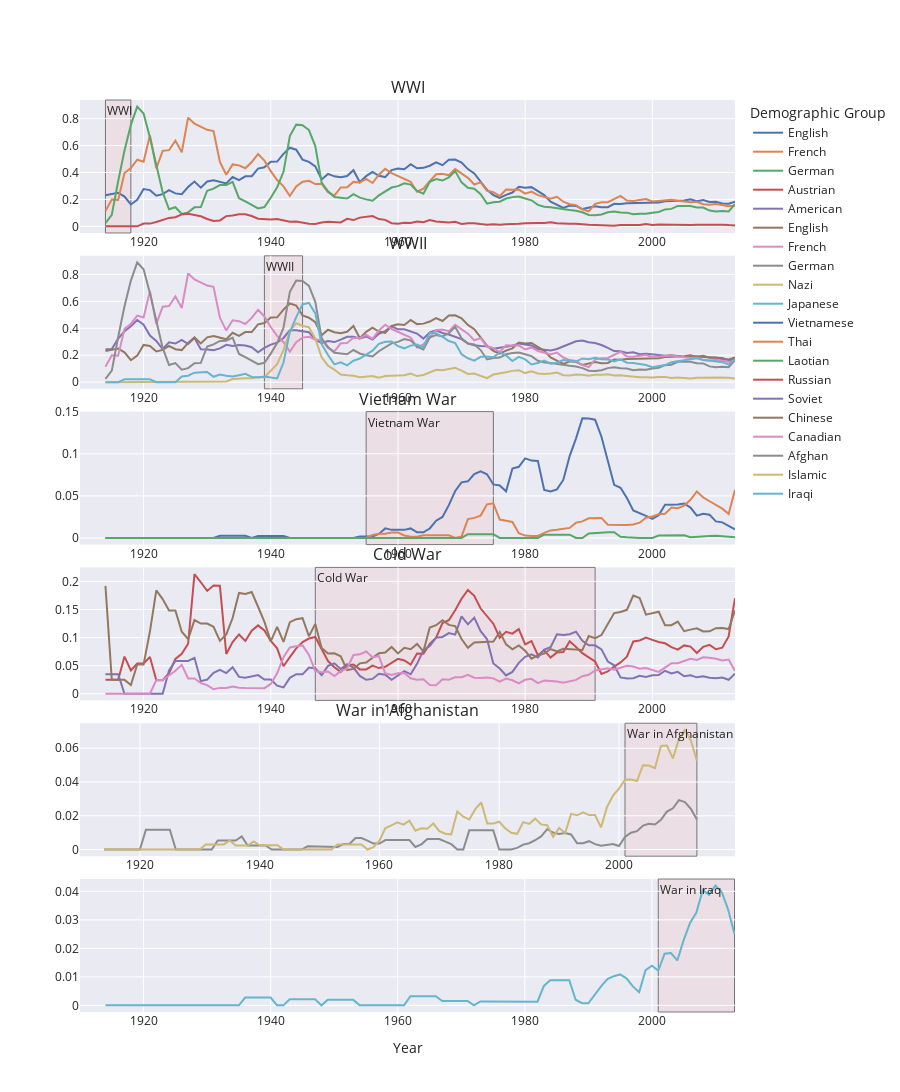

Source (notebook cell):
### Markdown cell above
Overall, we would like to dive deeper into the increase of representation after a big event as well as the first spike in popularity.

### Code cell
AlliedForces = ['English','French']
Allies = ['American','English', 'French']
CentralPowers = ['German','Austrian']
Axis = ['German','Nazi','Japanese']

figures = [
plot_relative_occurrences(all_counts_by_period, AlliedForces+CentralPowers),
plot_relative_occurrences(all_counts_by_period, Allies+Axis),
plot_relative_occurrences(all_counts_by_period, ['Vietnamese','Thai','Laotian']),
plot_relative_occurrences(all_counts_by_period, ['Russian','Soviet','Chinese','Canadian']),
plot_relative_occurrences(all_counts_by_period, ['Afghan','Islamic']),
plot_relative_occurrences(all_counts_by_period, ['Iraqi'])
]

dates_list= [
    ('1914', '1918', 'WWI'),
    ('1939', '1945', 'WWII'),
    ('1955', '1975', 'Vietnam War'),
    ('1947', '1991', 'Cold War'),
    ('2001', '2013', 'War in Afghanistan'),
    ('2001', '2013', 'War in Iraq')
]
titles = ('WWI','WWII','Vietnam War','Cold War','War in Afghanistan')

fig = make_subplots(rows=len(figures), cols=1, subplot_titles=titles ,vertical_spacing = 0.025) 

for i, figure in enumerate(figures):
    for trace in range(len(figure["data"])):
        fig.append_trace(figure["data"][trace], row=i+1, col=1)
        
    if i < len(dates_list):
        date = dates_list[i]    
        fig.add_vrect(
                x0=date[0],
                x1=date[1],
                annotation_text=date[2],
                annotation_position="top left",
                fillcolor='rgba(255, 0, 0, 0.1)',
                layer='below',
                line_width=1, row=i+1, col=1)

fig.update_layout(
        legend_title='Demographic Group',
        template='seaborn',
        height=250*len(figures),
    )

fig.update_xaxes(title_text="Year", row=len(figures), col=1)

fig_json = fig.to_json()

with open('figures/ethnicity-representation_significance.json', 'w') as json_file:
    json.dump(json.loads(fig_json), json_file, indent=4)   

fig.show()
